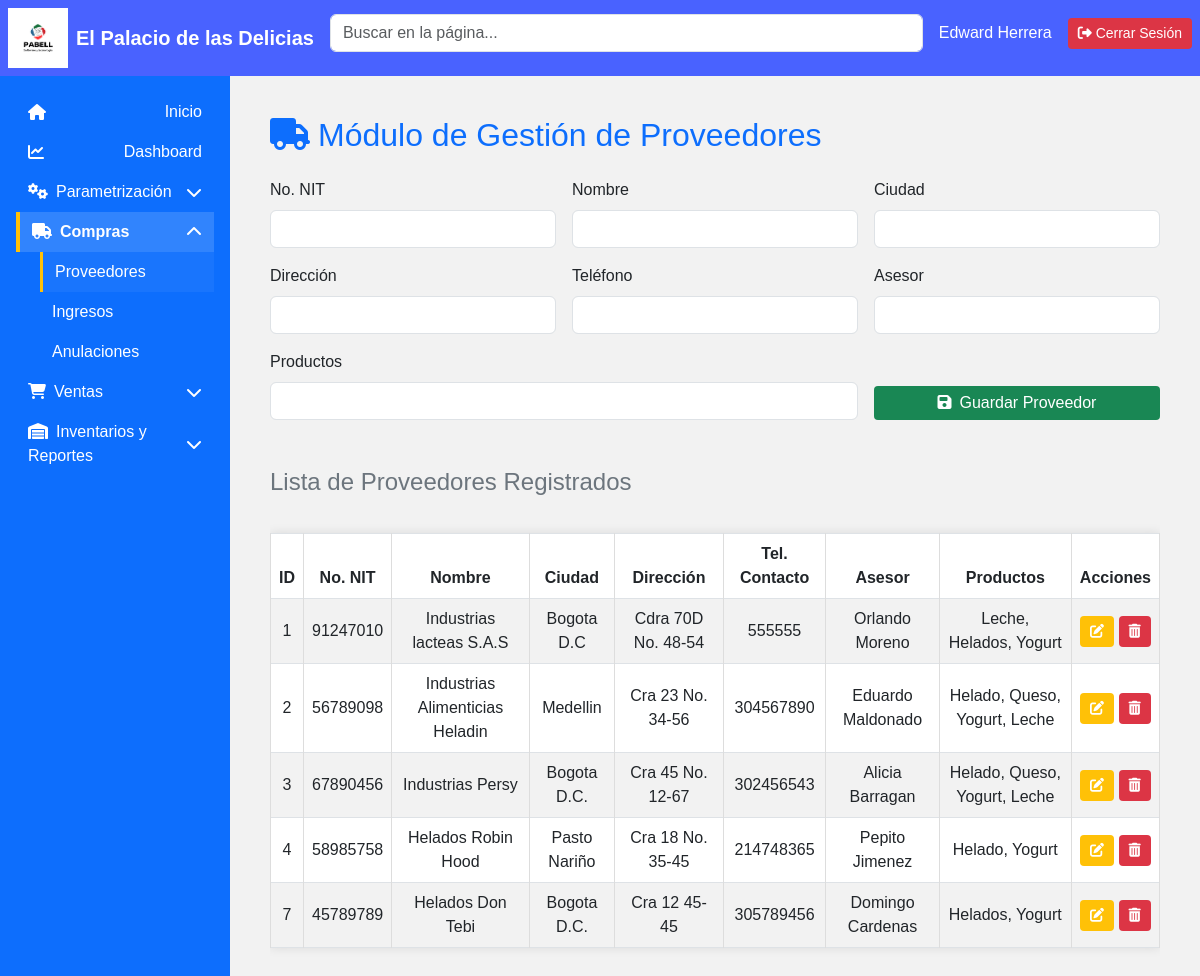
Page /modulos/compras/proveedores.php (signed in) on the committed database.
### tables this page shows
CREATE TABLE `proveedor` (
  `ID_Proveedor` int(11) NOT NULL,
  `No_NIT` int(11) NOT NULL,
  `Nombre_Proveedor` varchar(45) NOT NULL,
  `Ciudad` varchar(45) NOT NULL,
  `Direccion` varchar(45) NOT NULL,
  `Tel_Contacto` int(11) NOT NULL,
  `Asesor_Contacto` varchar(45) NOT NULL,
  `Productos_Venta` text NOT NULL
);

### modulos/compras/proveedores.php (the view, shortened to what this page needs)
<?php
require_once __DIR__ . "/../../public/html/encabezado.php";
include("../../app/db/conexion.php");
$res_prod = $conexion->query("SELECT * FROM proveedor");
?>
<main class="p-4 flex-grow-1 fade-in" id="contenido">
    <h2 class="text-primary mb-4">
        <i class="fas fa-truck me-2"></i>Módulo de Gestión de Proveedores
    </h2>
    <form class="mb-4" method="POST" action="crud_proveedor/guardar_proveedor.php">
        <div class="row g-3">
            <div class="col-md-4">
                <label for="Identificacion" class="form-label">No. NIT</label>
                <input type="number" class="form-control" name="identificacion" id="identificacion" required>
            </div>
            <div class="col-md-4">
                <label for="nombre_proveedor" class="form-label">Nombre</label>
                <input type="text" class="form-control" name="nombre" id="nombre_proveedor" required>
            </div>
            <div class="col-md-4">
                <label for="ciudad" class="form-label">Ciudad</label>
                <input type="text" class="form-control" name="ciudad" id="ciudad" required>
            </div>
            <div class="col-md-4">
                <label for="direccion" class="form-label">Dirección</label>
                <input type="text" class="form-control" name="direccion" id="direccion" required>
            </div>
            <div class="col-md-4">
                <label for="telefono" class="form-label">Teléfono</label>
                <input type="text" class="form-control" name="telefono" id="telefono" required>
            </div>
            <div class="col-md-4">
                <label for="asesor" class="form-label">Asesor</label>
                <input type="text" class="form-control" name="asesor" id="asesor" required>
            </div>
            <div class="col-md-8">
                <label for="productos" class="form-label">Productos</label>
                <input type="text" class="form-control" name="productos" id="productos" required>
            </div>
            <div class="col-md-4 d-flex align-items-end">
                <button type="submit" class="btn btn-success w-100">
                    <i class="fas fa-save me-2"></i>Guardar Proveedor
                </button>
            </div>
        </div>
    </form>
    <h4 class="text-secondary mt-5">Lista de Proveedores Registrados</h4>
    <div class="table-responsive mt-3">
        <table class="table table-striped table-bordered text-center align-middle">
            <thead class="table-dark-text-center">
                <tr>
                    <th>ID</th>
                    <th>No. NIT</th>
                    <th>Nombre</th>
                    <th>Ciudad</th>
                    <th>Dirección</th>
                    <th>Tel. Contacto</th>
                    <th>Asesor</th>
                    <th>Productos</th>
                    <th>Acciones</th>
                </tr>
            </thead>
            <tbody>
                <?php while ($fila = $res_prod->fetch_assoc()) { ?>
                <tr>
                    <td><?= $fila['ID_Proveedor'] ?></td>
                    <td><?= $fila['No_NIT'] ?></td>
                    <td><?= $fila['Nombre_Proveedor'] ?></td>
                    <td><?= $fila['Ciudad'] ?></td>
                    <td><?= $fila['Direccion'] ?></td>
                    <td><?= $fila['Tel_Contacto'] ?></td>
                    <td><?= $fila['Asesor_Contacto'] ?></td>
                    <td><?= $fila['Productos_Venta'] ?></td>
                    <td>
                        <a href=crud_proveedor/editar_proveedor.php?id=<?= $fila['ID_Proveedor'] ?>" class="btn btn-warning btn-sm">
                            <i class="fas fa-edit"></i>
                        </a>
                        <a href="crud_proveedor/eliminar_proveedor.php?id=<?= $fila['ID_Proveedor'] ?>" class="btn btn-danger btn-sm"
                           onclick="return confirm('¿Seguro que deseas eliminar este proveedor?');">
                            <i class="fas fa-trash-alt"></i>
                        </a>
                    </td>
                </tr>
                <?php } ?>
            </tbody>
        </table>
    </div>
</main>

### app/css/styles.css (style rules this page uses)
body { overflow-x: hidden; }
.fade-in { animation: fadeIn 0.5s ease-in-out; }

### public/html/tablas.php (style rules this page uses)
body { font-family: Arial, sans-serif; background-color: #f2f2f2; }
a { text-decoration: none; color: #0066cc; font-weight: bold; }
table { border-collapse: collapse; width: 95%; margin: 20px auto; background-color: #ffffff; box-shadow: 0 0 10px rgba(0,0,0,0.1); }
th, td { padding: 10px; text-align: center; border: 1px solid #ddd; }
th { background-color: #007BFF; color: white; position: sticky; top: 0; z-index: 1; }
tr:nth-child(even) { background-color: #f9f9f9; }
.btn { padding: 5px 10px; color: white; border: none; border-radius: 4px; cursor: pointer; }

### rows in the picture
proveedor: ID_Proveedor "1", No_NIT "91247010", Nombre_Proveedor "Industrias lacteas S.A.S", Ciudad "Bogota D.C", Direccion "Cdra 70D No. 48-54", Tel_Contacto "555555", Asesor_Contacto "Orlando Moreno", Productos_Venta "Leche, Helados, Yogurt"
proveedor: ID_Proveedor "2", No_NIT "56789098", Nombre_Proveedor "Industrias Alimenticias Heladin", Ciudad "Medellin", Direccion "Cra 23 No. 34-56", Tel_Contacto "304567890", Asesor_Contacto "Eduardo Maldonado", Productos_Venta "Helado, Queso, Yogurt, Leche"
proveedor: ID_Proveedor "3", No_NIT "67890456", Nombre_Proveedor "Industrias Persy", Ciudad "Bogota D.C.", Direccion "Cra 45 No. 12-67", Tel_Contacto "302456543", Asesor_Contacto "Alicia Barragan", Productos_Venta "Helado, Queso, Yogurt, Leche"
proveedor: ID_Proveedor "4", No_NIT "58985758", Nombre_Proveedor "Helados Robin Hood", Ciudad "Pasto Nariño", Direccion "Cra 18 No. 35-45", Tel_Contacto "214748365", Asesor_Contacto "Pepito Jimenez", Productos_Venta "Helado, Yogurt"
proveedor: ID_Proveedor "7", No_NIT "45789789", Nombre_Proveedor "Helados Don Tebi", Ciudad "Bogota D.C.", Direccion "Cra 12 45-45", Tel_Contacto "305789456", Asesor_Contacto "Domingo Cardenas", Productos_Venta "Helados, Yogurt"

### other values in the picture
$nombreUsuario "Edward Herrera"
